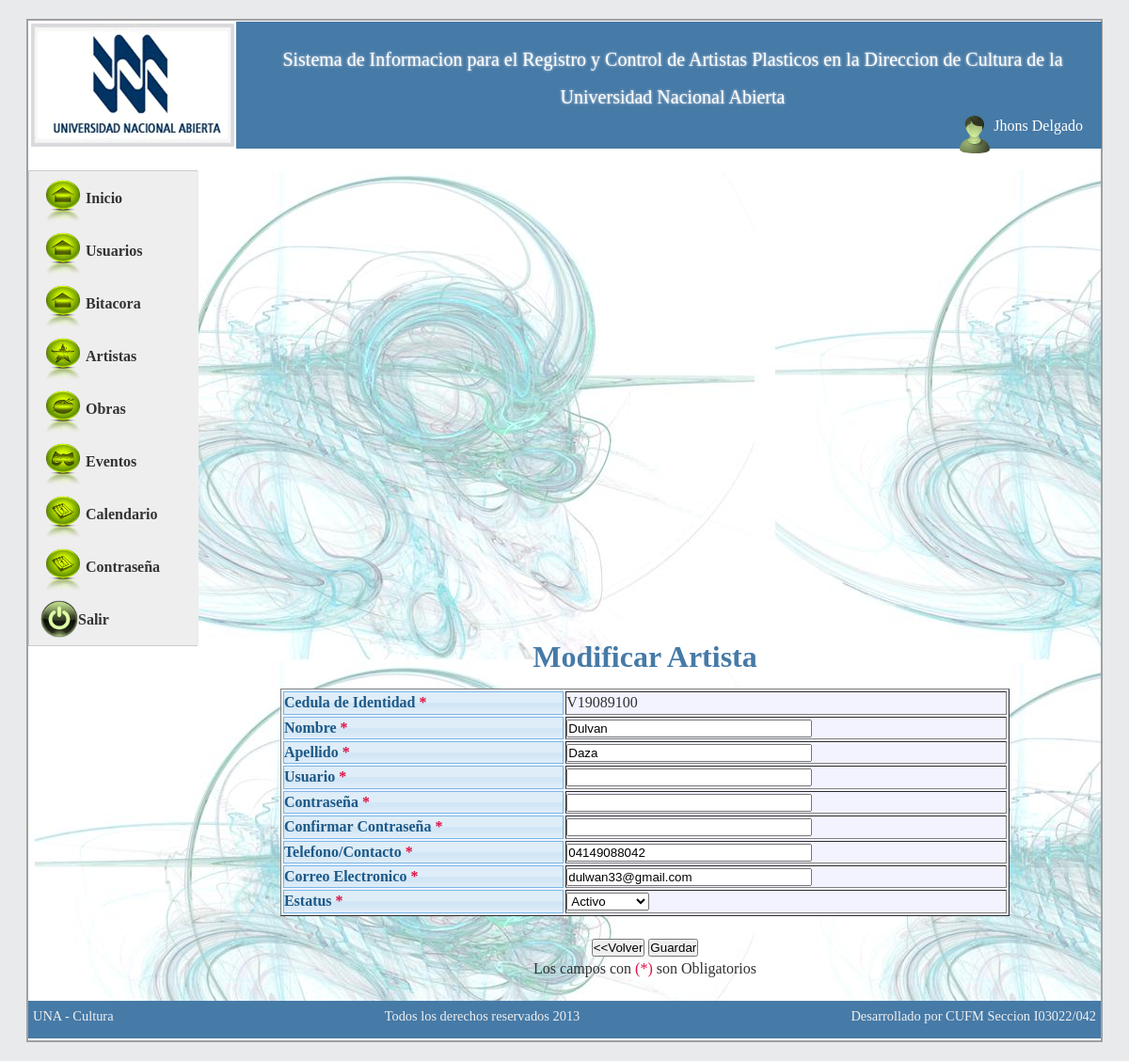
Page /sistema/controller/usuario.php?id=2 (signed in) on the committed database.
### tables this page shows
CREATE TABLE IF NOT EXISTS `usuarios` (
  `id_usuarios` int(11) NOT NULL AUTO_INCREMENT,
  `usuario` varchar(50) NOT NULL,
  `clave` text NOT NULL,
  `estatus` int(1) NOT NULL,
  `usuario_reg` int(11) NOT NULL,
  `fecha_reg` date NOT NULL,
  `hora_reg` time NOT NULL,
  `usuario_mod` int(11) NOT NULL,
  `fecha_mod` date NOT NULL,
  `hora_mod` time NOT NULL,
  `intentos` int(11) NOT NULL,
  `tipo` varchar(10) NOT NULL,
  `nombre` varchar(100) NOT NULL,
  `apellido` varchar(100) NOT NULL,
  `tipo_cedula` varchar(1) NOT NULL,
  `num_cedula` int(11) NOT NULL,
  `email` varchar(100) DEFAULT NULL,
  `telefono` varchar(11) DEFAULT NULL,
  `cambioclave` varchar(1) NOT NULL DEFAULT 's',
  `session` int(11) NOT NULL DEFAULT '0',
  PRIMARY KEY (`id_usuarios`),
  UNIQUE KEY `usuario` (`usuario`),
  KEY `estatus` (`estatus`)
);

CREATE TABLE IF NOT EXISTS `lista_estatus_artistas` (
  `id_lista_estatus_artista` int(10) NOT NULL AUTO_INCREMENT,
  `estatus_artista` varchar(30) NOT NULL,
  `descripcion` varchar(255) NOT NULL,
  PRIMARY KEY (`id_lista_estatus_artista`)
);

### sistema/controller/usuario.php (called while the page is built, shortened)
<?php
$registrar = new Usuarios();
if (isset($_GET['id'])) {
    $id = $_GET['id'];
    $consulta = $registrar->detalle($id);
    $consulta = mysql_fetch_array($consulta);
    $editar = 'si';
    $tipo_cedula = $consulta['tipo_cedula'];
    $num_cedula = $consulta['num_cedula'];
    $nombre = $consulta['nombre'];
    $apellido = $consulta['apellido'];
    $email = $consulta['email'];
    $telefono = $consulta['telefono'];
    $estatus = $consulta['estatus'];
}
$estatu = new ListaEstatusArtistas();
$listado_estatus = $estatu->listar_estatus();
include '../web/layout/index.php';
?>

### sistema/model/BDculturaconexion.php (called while the page is built, shortened)
<?php
class BDculturaconexion {
    private $conexion;
    public function conectar() {
        if (!isset($this->conexion)) {
            $this->conexion = (mysql_connect("localhost", "root", "12345678")) or die(mysql_error());
        }
    }
    public function ejecutarsql($sql) {
        $resultado = mysql_query($sql, $this->conexion);
        return $resultado;
    }
}
?>

### sistema/model/Usuarios.php (called while the page is built, shortened)
<?php
class Usuarios extends BDculturaconexion {
    public function detalle($id) {
        $sql = "Select * from usuarios WHERE id_usuarios = '$id'";
        $consulta = $this->ejecutarsql($sql);
        return $consulta;
    }
}
?>

### sistema/model/ListaEstatusArtistas.php (called while the page is built, shortened)
<?php
class ListaEstatusArtistas extends BDculturaconexion {
    public function listar_estatus() {
        $sql = "Select * from lista_estatus_artistas";
        $consulta = $this->ejecutarsql($sql);
        return $consulta;
    }
}
?>

### sistema/views/usuario/registrar.php (the view, shortened to what this page needs)
<div align="center">
    <h1 style="color: #467aa7;">
        <?php
        if ($editar == 'si') {
            if ($_REQUEST["eliminar"] != 'si')
                echo 'Modificar Artista';
            elseif ($_REQUEST["eliminar"] == 'si')
                echo 'Eliminar Artista';
        } elseif ($editar == 'no') {
            echo 'Registrar Usuario';
        }
        ?>
    </h1>
    <br />
    <form action="<?php
    if ($editar == 'si') {
        if ($_REQUEST["eliminar"] != 'si')
            echo 'usuario.php?id=' . @$id;
        elseif ($_REQUEST["eliminar"] == 'si')
            echo 'usuario.php?id=' . @$id . "&eliminar=si";
    } else {
        echo 'usuario.php';
    }
    ?>" method="post" name="form">
        <table width="80%" border="1" style="background-color: #F2F3FF">
            <tr>
                <td class="ui-state-hover">Cedula de Identidad <span style="color: #D14;">*</span></td>
                <td>
                    <?php echo $editar == "si" ? ucfirst(@$tipo_cedula) . @$num_cedula : ''; ?>
                </td>
            </tr>
            <tr>
                <td  class="ui-state-hover">Nombre <span style="color: #D14;">*</span></td>
                <td><input autocomplete="off" class="sololetrasespacio" name="nombre" type="text" id="nombre" value="<?php echo @$nombre; ?>" size="30" maxlength="30" />
                </td>
            </tr>
            <tr>
                <td  class="ui-state-hover">Apellido <span style="color: #D14;">*</span></td>
                <td><input autocomplete="off" class="sololetrasespacio"  name="apellido" type="text" id="apellido" value="<?php echo @$apellido; ?>" size="30" maxlength="30" />
                </td>
            </tr>
            <tr>
                <td  class="ui-state-hover">Usuario <span style="color: #D14;">*</span></td>
                <td><input autocomplete="off" class="sololetrasynumeros"  name="usuario" type="text" id="usuario" value="<?php echo @$usuario1; ?>" size="30" maxlength="30" />
                </td>
            </tr>
            <tr>
                <td  class="ui-state-hover">Contraseña <span style="color: #D14;">*</span></td>
                <td><input autocomplete="off" name="clave" type="password" id="clave" value="" size="30" maxlength="30" />
                </td>
            </tr>
            <tr>
                <td  class="ui-state-hover">Confirmar Contraseña <span style="color: #D14;">*</span></td>
                <td><input autocomplete="off" name="clave2" type="password" id="clave2" value="" size="30" maxlength="30" />
                </td>
            </tr>
            <tr>
                <td  class="ui-state-hover">Telefono/Contacto <span style="color: #D14;">*</span></td>
                <td><input autocomplete="off" class="solonumeros" name="telefono" type="text" id="telefono" value="<?php echo @$telefono; ?>" size="30" maxlength="30" />
                </td>
            </tr>
            <tr>
                <td class="ui-state-hover">Correo Electronico <span style="color: #D14;">*</span></td>
                <td><input autocomplete="off" name="email" type="text" id="email" value="<?php echo @$email; ?>" size="30" maxlength="30" />
                </td>
            </tr>
            <tr>
                <td class="ui-state-hover">Estatus <span style="color: #D14;">*</span></td>
                <td>
                    <select name="estatus" id="estatus">
<?php while ($list = mysql_fetch_array($listado_estatus)) { ?>
                            <option <?php
                            if ($list['id_lista_estatus_artista'] == @$estatus) {
                                echo 'selected';
                            }
                            ?> value="<?php echo $list['id_lista_estatus_artista']; ?>"><?php echo ucfirst($list['estatus_artista']); ?></option>
                                <?php echo $list['id_lista_estatus_artista'];
                            }
                            ?>
                    </select>
                </td>
            </tr>
        </table>
        <p>
            <br />
            <input type="button" name="volver" id="volver" value="&lt;&lt;Volver" onclick="location.href = 'consulta_usuarios.php'" />
            <?php
            if ($_REQUEST["eliminar"] != 'si') {
                ?>
                <input type="submit" name="guardar" id="guardar" value="Guardar" />
                <?php
            }
            ?>
        </p>
        <p>Los campos con <span style="color: #D14;">(*)</span> son Obligatorios</p>
        <br />
</div>

### sistema/web/layout/header.php
<div id="header">
    <div style="width: 20%; float: left">
        <img src="../web/image/logo.png" alt="logo" />
    </div>
    <div style="width: 80%; float: right;">
        <p style="font-size: 20px; line-height: 40px; text-align: center; margin-left: 30px; margin-right: 30px; margin-top: 20px; text-shadow: 0px 0px 3px #F2F2F2;" >
            Sistema de Informacion para el Registro y Control de Artistas Plasticos en la Direccion de Cultura de la Universidad Nacional Abierta
        </p>
 <?php
        if ($_SESSION['usuario'] != '') {
            ?>
    <div style="color: #FFF; font-size: 16px; width: 200px; float: right; margin-right: 20px;" >
        <?php
        $id = @$_SESSION['usuario'];
        $user = new Usuarios();
        $usuario = $user->detalle($id);
        $usuario = mysql_fetch_array($usuario);
        ?>
        <div style="float: right;">
        <p style="float: right;"> <span style="margin-top: 1px;"><?php echo ucfirst($usuario['nombre']) . ' ' . ucfirst($usuario['apellido']); ?></span>   </p>
           </div>
        <div style="float: right;" ><img src="../web/css/images/usuario.png" width="40" /></div>
    </div>
        <?php } ?>
    </div>
</div>

### sistema/web/css/style_plantilla.css (style rules this page uses)
body { Tahoma,Arial,sans-serif;line-height:1.4em;text-align:center;color:#303030;background:#e8eaec }
* { margin:0;padding:0 }
#header { height:135px;width:100%;margin:0 1px 1px 1px;background:#467aa7;color:#fff }

### rows in the picture
usuarios: nombre "Jhons", apellido "Delgado"
usuarios: tipo_cedula "V", num_cedula "19089100", nombre "Dulvan", apellido "Daza", telefono "04149088042", email "dulwan33@gmail.com", estatus "Activo"
